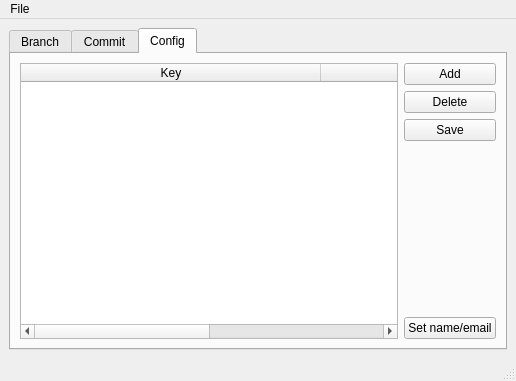
<?xml version="1.0" encoding="UTF-8"?>
<ui version="4.0">
 <class>MainWindow</class>
 <widget class="QMainWindow" name="MainWindow">
  <property name="geometry">
   <rect>
    <x>0</x>
    <y>0</y>
    <width>516</width>
    <height>381</height>
   </rect>
  </property>
  <property name="windowTitle">
   <string>MainWindow</string>
  </property>
  <widget class="QWidget" name="centralwidget">
   <layout class="QGridLayout" name="gridLayout">
    <item row="0" column="1">
     <widget class="QTabWidget" name="tabWidget">
      <property name="contextMenuPolicy">
       <enum>Qt::NoContextMenu</enum>
      </property>
      <property name="tabPosition">
       <enum>QTabWidget::North</enum>
      </property>
      <property name="currentIndex">
       <number>2</number>
      </property>
      <property name="documentMode">
       <bool>false</bool>
      </property>
      <property name="tabsClosable">
       <bool>false</bool>
      </property>
      <property name="movable">
       <bool>false</bool>
      </property>
      <widget class="QWidget" name="branchTab">
       <attribute name="title">
        <string>Branch</string>
       </attribute>
       <layout class="QGridLayout" name="gridLayout_4">
        <item row="3" column="1">
         <spacer name="verticalSpacer_2">
          <property name="orientation">
           <enum>Qt::Vertical</enum>
          </property>
          <property name="sizeHint" stdset="0">
           <size>
            <width>20</width>
            <height>150</height>
           </size>
          </property>
         </spacer>
        </item>
        <item row="0" column="1">
         <widget class="QPushButton" name="addBranchButton">
          <property name="text">
           <string>Add</string>
          </property>
         </widget>
        </item>
        <item row="0" column="0" rowspan="4">
         <widget class="QListWidget" name="branchList">
          <item>
           <property name="text">
            <string>新建项目</string>
           </property>
          </item>
          <item>
           <property name="text">
            <string>新建项目</string>
           </property>
          </item>
          <item>
           <property name="text">
            <string>新建项目</string>
           </property>
          </item>
          <item>
           <property name="text">
            <string>新建项目</string>
           </property>
          </item>
          <item>
           <property name="text">
            <string>新建项目</string>
           </property>
          </item>
          <item>
           <property name="text">
            <string>新建项目</string>
           </property>
          </item>
          <item>
           <property name="text">
            <string>新建项目</string>
           </property>
          </item>
          <item>
           <property name="text">
            <string>新建项目</string>
           </property>
          </item>
          <item>
           <property name="text">
            <string>新建项目</string>
           </property>
          </item>
          <item>
           <property name="text">
            <string>新建项目</string>
           </property>
          </item>
          <item>
           <property name="text">
            <string>新建项目</string>
           </property>
          </item>
          <item>
           <property name="text">
            <string>新建项目</string>
           </property>
          </item>
          <item>
           <property name="text">
            <string>新建项目</string>
           </property>
          </item>
          <item>
           <property name="text">
            <string>新建项目</string>
           </property>
          </item>
          <item>
           <property name="text">
            <string>新建项目</string>
           </property>
          </item>
          <item>
           <property name="text">
            <string>新建项目</string>
           </property>
          </item>
         </widget>
        </item>
        <item row="1" column="1">
         <widget class="QPushButton" name="deleteBranchButton">
          <property name="text">
           <string>Delete</string>
          </property>
         </widget>
        </item>
        <item row="2" column="1">
         <widget class="QPushButton" name="checkoutBranchButton">
          <property name="text">
           <string>Checkout</string>
          </property>
         </widget>
        </item>
       </layout>
      </widget>
      <widget class="QWidget" name="commitTab">
       <attribute name="title">
        <string>Commit</string>
       </attribute>
       <layout class="QGridLayout" name="gridLayout_3">
        <item row="1" column="0" colspan="5">
         <widget class="QListWidget" name="commitList">
          <item>
           <property name="text">
            <string>新建项目</string>
           </property>
          </item>
          <item>
           <property name="text">
            <string>新建项目</string>
           </property>
          </item>
          <item>
           <property name="text">
            <string>新建项目</string>
           </property>
          </item>
          <item>
           <property name="text">
            <string>新建项目</string>
           </property>
          </item>
          <item>
           <property name="text">
            <string>新建项目</string>
           </property>
          </item>
          <item>
           <property name="text">
            <string>新建项目</string>
           </property>
          </item>
          <item>
           <property name="text">
            <string>新建项目</string>
           </property>
          </item>
          <item>
           <property name="text">
            <string>新建项目</string>
           </property>
          </item>
          <item>
           <property name="text">
            <string>新建项目</string>
           </property>
          </item>
          <item>
           <property name="text">
            <string>新建项目</string>
           </property>
          </item>
          <item>
           <property name="text">
            <string>新建项目</string>
           </property>
          </item>
          <item>
           <property name="text">
            <string>新建项目</string>
           </property>
          </item>
          <item>
           <property name="text">
            <string>新建项目</string>
           </property>
          </item>
          <item>
           <property name="text">
            <string>新建项目</string>
           </property>
          </item>
         </widget>
        </item>
        <item row="0" column="2">
         <widget class="QRadioButton" name="orderByDateCommitButton">
          <property name="text">
           <string>Date</string>
          </property>
          <property name="checked">
           <bool>true</bool>
          </property>
         </widget>
        </item>
        <item row="0" column="0">
         <widget class="QLineEdit" name="searchCommitLineEdit">
          <property name="dragEnabled">
           <bool>true</bool>
          </property>
          <property name="placeholderText">
           <string>Filter in commit messages by input</string>
          </property>
          <property name="clearButtonEnabled">
           <bool>true</bool>
          </property>
         </widget>
        </item>
        <item row="0" column="3">
         <widget class="QRadioButton" name="orderByUsernameCommitButton">
          <property name="text">
           <string>Username</string>
          </property>
         </widget>
        </item>
        <item row="0" column="1">
         <widget class="QLabel" name="label">
          <property name="text">
           <string>Order by</string>
          </property>
         </widget>
        </item>
       </layout>
      </widget>
      <widget class="QWidget" name="configTab">
       <property name="contextMenuPolicy">
        <enum>Qt::NoContextMenu</enum>
       </property>
       <attribute name="title">
        <string>Config</string>
       </attribute>
       <layout class="QGridLayout" name="gridLayout_2">
        <item row="0" column="1">
         <widget class="QPushButton" name="addConfigButton">
          <property name="text">
           <string>Add</string>
          </property>
         </widget>
        </item>
        <item row="1" column="1">
         <widget class="QPushButton" name="deleteConfigButton">
          <property name="text">
           <string>Delete</string>
          </property>
         </widget>
        </item>
        <item row="2" column="1">
         <widget class="QPushButton" name="saveConfigButton">
          <property name="text">
           <string>Save</string>
          </property>
         </widget>
        </item>
        <item row="3" column="1">
         <spacer name="verticalSpacer">
          <property name="orientation">
           <enum>Qt::Vertical</enum>
          </property>
          <property name="sizeHint" stdset="0">
           <size>
            <width>20</width>
            <height>96</height>
           </size>
          </property>
         </spacer>
        </item>
        <item row="4" column="1">
         <widget class="QPushButton" name="quickSetButton">
          <property name="text">
           <string>Set name/email</string>
          </property>
         </widget>
        </item>
        <item row="0" column="0" rowspan="5">
         <widget class="QTableWidget" name="configTable">
          <property name="sizePolicy">
           <sizepolicy hsizetype="Expanding" vsizetype="Expanding">
            <horstretch>0</horstretch>
            <verstretch>0</verstretch>
           </sizepolicy>
          </property>
          <property name="frameShadow">
           <enum>QFrame::Sunken</enum>
          </property>
          <property name="editTriggers">
           <set>QAbstractItemView::NoEditTriggers</set>
          </property>
          <property name="dragDropOverwriteMode">
           <bool>false</bool>
          </property>
          <property name="alternatingRowColors">
           <bool>true</bool>
          </property>
          <property name="selectionMode">
           <enum>QAbstractItemView::SingleSelection</enum>
          </property>
          <property name="selectionBehavior">
           <enum>QAbstractItemView::SelectRows</enum>
          </property>
          <property name="showGrid">
           <bool>true</bool>
          </property>
          <property name="gridStyle">
           <enum>Qt::SolidLine</enum>
          </property>
          <property name="sortingEnabled">
           <bool>false</bool>
          </property>
          <property name="rowCount">
           <number>0</number>
          </property>
          <attribute name="horizontalHeaderCascadingSectionResizes">
           <bool>false</bool>
          </attribute>
          <attribute name="horizontalHeaderDefaultSectionSize">
           <number>300</number>
          </attribute>
          <attribute name="horizontalHeaderShowSortIndicator" stdset="0">
           <bool>false</bool>
          </attribute>
          <attribute name="horizontalHeaderStretchLastSection">
           <bool>false</bool>
          </attribute>
          <attribute name="verticalHeaderVisible">
           <bool>false</bool>
          </attribute>
          <attribute name="verticalHeaderStretchLastSection">
           <bool>false</bool>
          </attribute>
          <column>
           <property name="text">
            <string>Key</string>
           </property>
          </column>
          <column>
           <property name="text">
            <string>Value</string>
           </property>
          </column>
         </widget>
        </item>
       </layout>
      </widget>
     </widget>
    </item>
   </layout>
  </widget>
  <widget class="QMenuBar" name="menubar">
   <property name="geometry">
    <rect>
     <x>0</x>
     <y>0</y>
     <width>516</width>
     <height>22</height>
    </rect>
   </property>
   <widget class="QMenu" name="menuFile">
    <property name="title">
     <string>File</string>
    </property>
    <addaction name="actionOpen"/>
    <addaction name="actionQuit"/>
   </widget>
   <addaction name="menuFile"/>
  </widget>
  <widget class="QStatusBar" name="statusbar"/>
  <action name="actionOpen">
   <property name="text">
    <string>Open repo folder</string>
   </property>
   <property name="shortcut">
    <string>Ctrl+O</string>
   </property>
   <property name="shortcutContext">
    <enum>Qt::ApplicationShortcut</enum>
   </property>
  </action>
  <action name="actionQuit">
   <property name="text">
    <string>Quit</string>
   </property>
   <property name="shortcut">
    <string>Ctrl+Q</string>
   </property>
  </action>
 </widget>
 <resources/>
 <connections/>
</ui>
